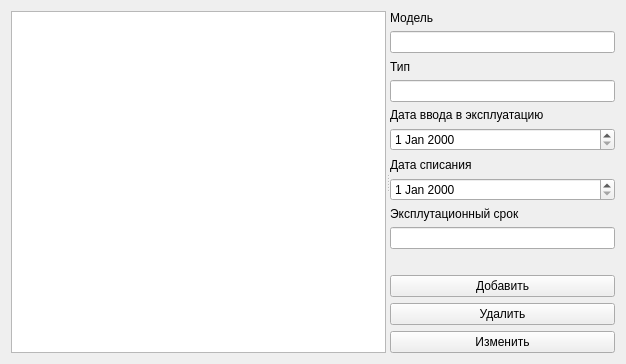
<?xml version="1.0" encoding="UTF-8"?>
<ui version="4.0">
 <class>deviceview</class>
 <widget class="QWidget" name="deviceview">
  <property name="geometry">
   <rect>
    <x>0</x>
    <y>0</y>
    <width>626</width>
    <height>364</height>
   </rect>
  </property>
  <property name="windowTitle">
   <string>Form</string>
  </property>
  <layout class="QHBoxLayout" name="horizontalLayout">
   <item>
    <widget class="QSplitter" name="splitter">
     <property name="orientation">
      <enum>Qt::Horizontal</enum>
     </property>
     <widget class="QTableView" name="tvDevices">
      <property name="minimumSize">
       <size>
        <width>0</width>
        <height>0</height>
       </size>
      </property>
     </widget>
     <widget class="QWidget" name="layoutWidget">
      <layout class="QVBoxLayout" name="verticalLayout_3">
       <item>
        <layout class="QVBoxLayout" name="verticalLayout">
         <item>
          <widget class="QLabel" name="label">
           <property name="text">
            <string>Модель</string>
           </property>
          </widget>
         </item>
         <item>
          <widget class="QLineEdit" name="leModelDevice"/>
         </item>
         <item>
          <widget class="QLabel" name="label_2">
           <property name="text">
            <string>Тип</string>
           </property>
          </widget>
         </item>
         <item>
          <widget class="QLineEdit" name="leTypeDevice"/>
         </item>
         <item>
          <widget class="QLabel" name="label_3">
           <property name="text">
            <string>Дата ввода в эксплуатацию</string>
           </property>
          </widget>
         </item>
         <item>
          <widget class="QDateEdit" name="deBeginWDevice"/>
         </item>
         <item>
          <widget class="QLabel" name="label_4">
           <property name="text">
            <string>Дата списания</string>
           </property>
          </widget>
         </item>
         <item>
          <widget class="QDateEdit" name="deEndWDevice"/>
         </item>
         <item>
          <widget class="QLabel" name="label_5">
           <property name="text">
            <string>Эксплутационный срок</string>
           </property>
          </widget>
         </item>
         <item>
          <widget class="QLineEdit" name="leOperationallife"/>
         </item>
        </layout>
       </item>
       <item>
        <spacer name="horizontalSpacer">
         <property name="orientation">
          <enum>Qt::Horizontal</enum>
         </property>
         <property name="sizeHint" stdset="0">
          <size>
           <width>40</width>
           <height>20</height>
          </size>
         </property>
        </spacer>
       </item>
       <item>
        <layout class="QVBoxLayout" name="verticalLayout_2">
         <item>
          <widget class="QPushButton" name="btnAddDevice">
           <property name="text">
            <string>Добавить</string>
           </property>
          </widget>
         </item>
         <item>
          <widget class="QPushButton" name="btnDeleteDevice">
           <property name="text">
            <string>Удалить</string>
           </property>
          </widget>
         </item>
         <item>
          <widget class="QPushButton" name="btnUpdateDevice">
           <property name="text">
            <string>Изменить</string>
           </property>
          </widget>
         </item>
        </layout>
       </item>
      </layout>
     </widget>
    </widget>
   </item>
  </layout>
 </widget>
 <resources/>
 <connections/>
</ui>
